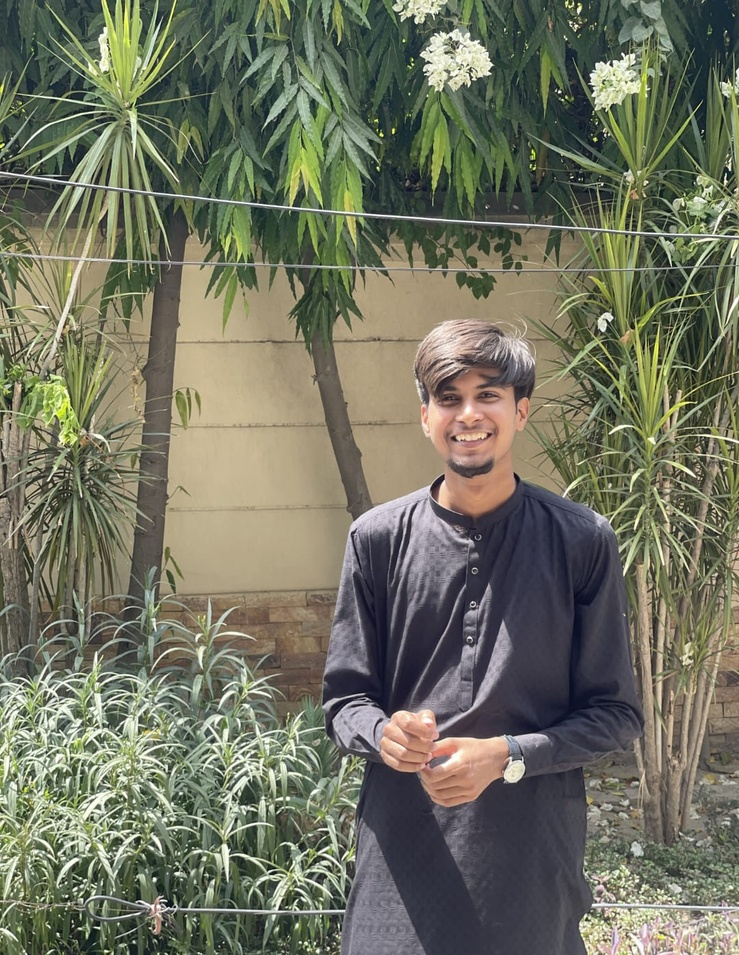
#> input picture pic.jpg, 739 x 955 px, shrunk from 1080 x 1395 before the run
$ python LoG_Manual.py
#> lines starting #> are read from the running program, lines starting #| are printed output that depends on the picture
import cv2 as cv
import matplotlib.pyplot as plt
import numpy as np

img=cv.imread('pic.jpg')
#> img is the input picture: shape (955, 739, 3); mean B, G, R 96.1, 114.2, 112.3
gray=cv.cvtColor(img,cv.COLOR_BGR2GRAY)
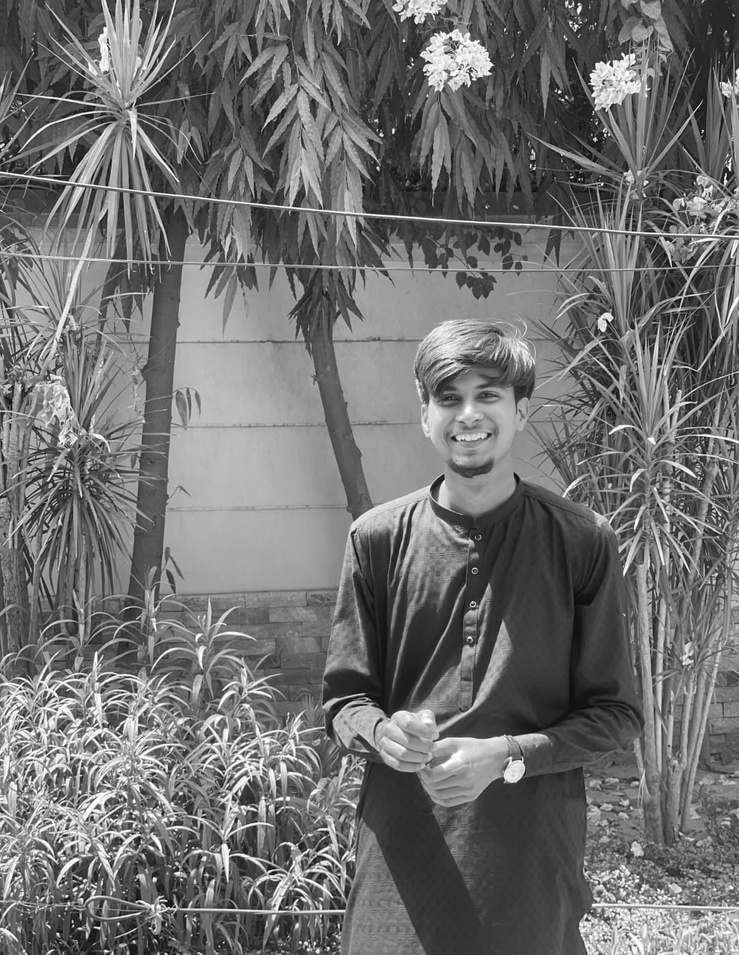
#> gray: shape (955, 739); min 2, max 255, mean 111.6

blur=cv.GaussianBlur(gray,(7,7),0)

kernel=np.array([[0,1,0],
                 [1,-4,1],
                 [0,1,0]])

lap=cv.filter2D(blur,cv.CV_64F,kernel)
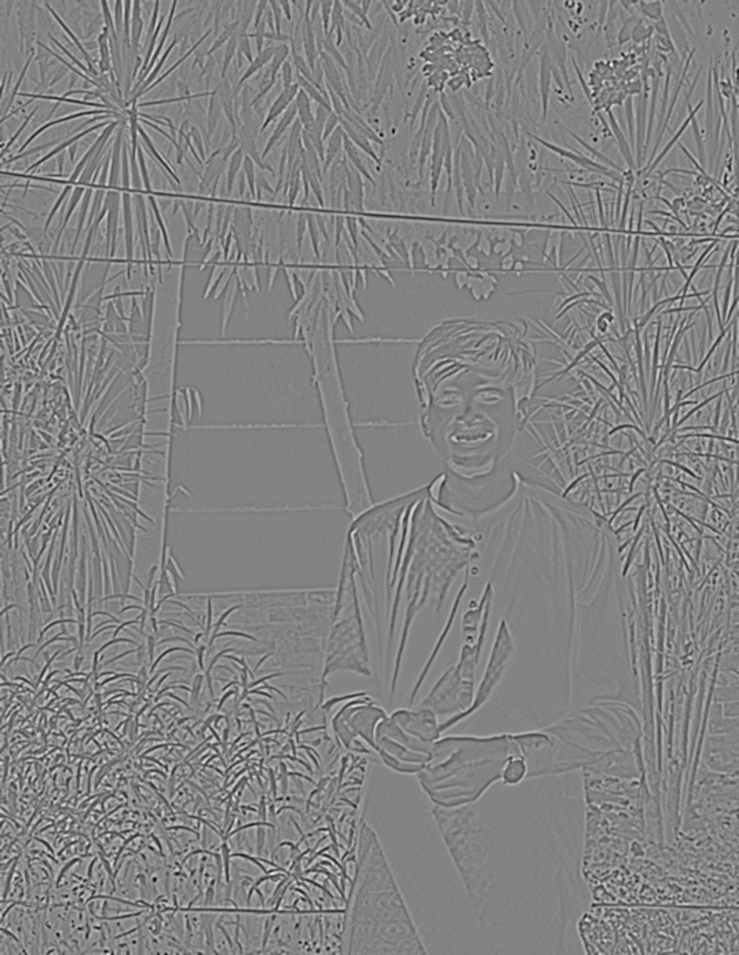
#> lap: shape (955, 739) float64; min -53, max 50, mean 0; drawn with min black and max white

threshold=7

zero_cross=np.zeros_like(lap,dtype=np.uint8)

for i in range(1,lap.shape[0]-1):
    for j in range(1,lap.shape[1]-1):
        region=lap[i-1:i+2,j-1:j+2]

        if region.max()>threshold and region.min()<-threshold:
            zero_cross[i,j]=255
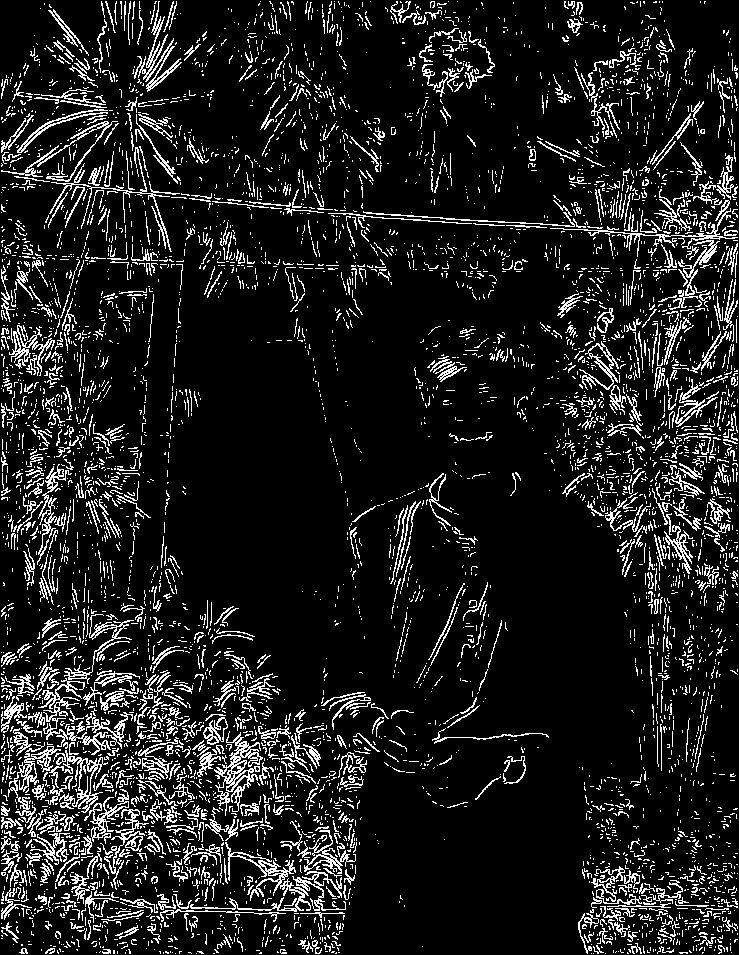
#> zero_cross: shape (955, 739); 11.6% white in thin lines or dots

canny=cv.Canny(blur,100,200)
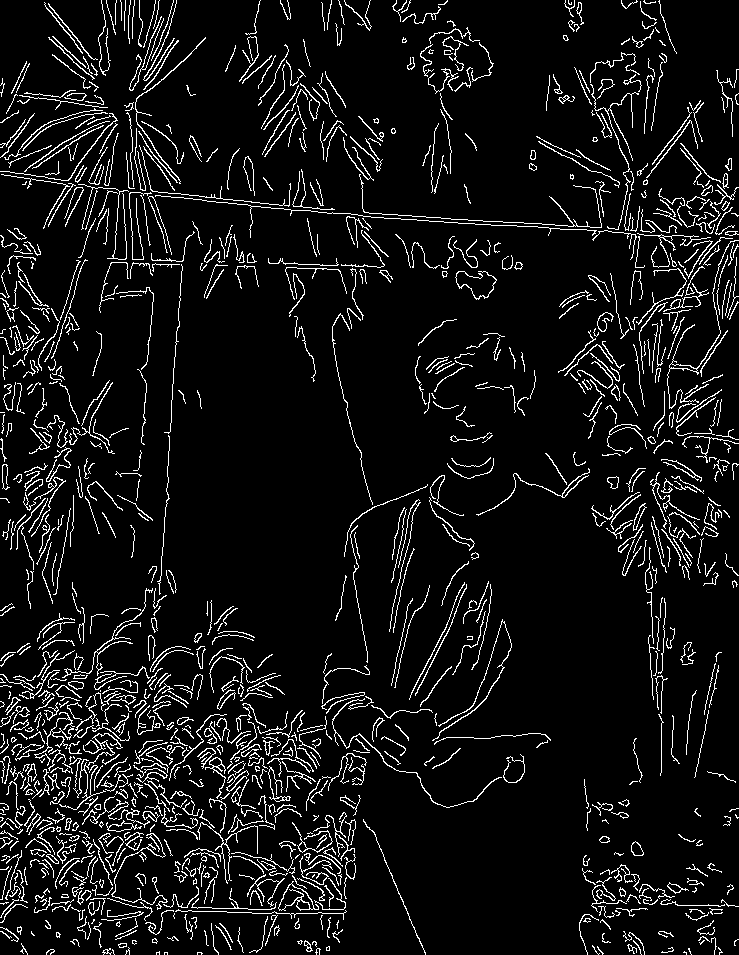
#> canny: shape (955, 739); 7.5% white in thin lines or dots

plt.figure(figsize=(30,30))
plt.subplot(1,2,1)
plt.imshow(canny,cmap='gray')
plt.title('Canny Edges')
plt.axis('off')

plt.subplot(1,2,2)
plt.imshow(zero_cross,cmap='gray')
plt.title('LoG Edges')
plt.axis('off')

plt.show()
